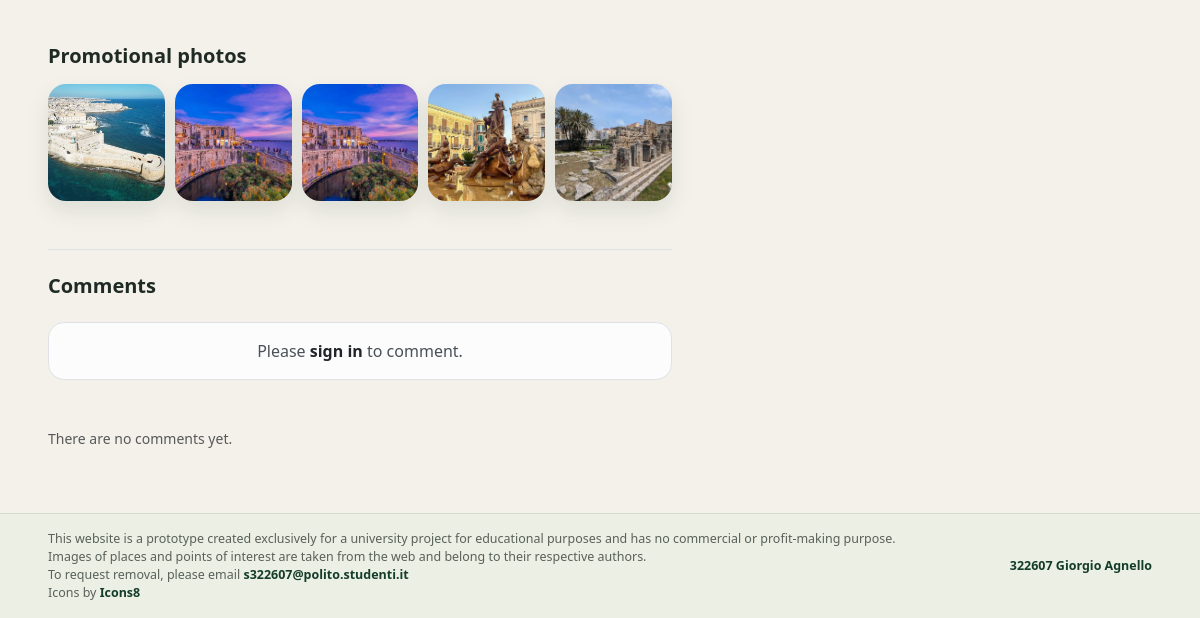
The page /tour/1 (lower part) on the database as committed earlier.
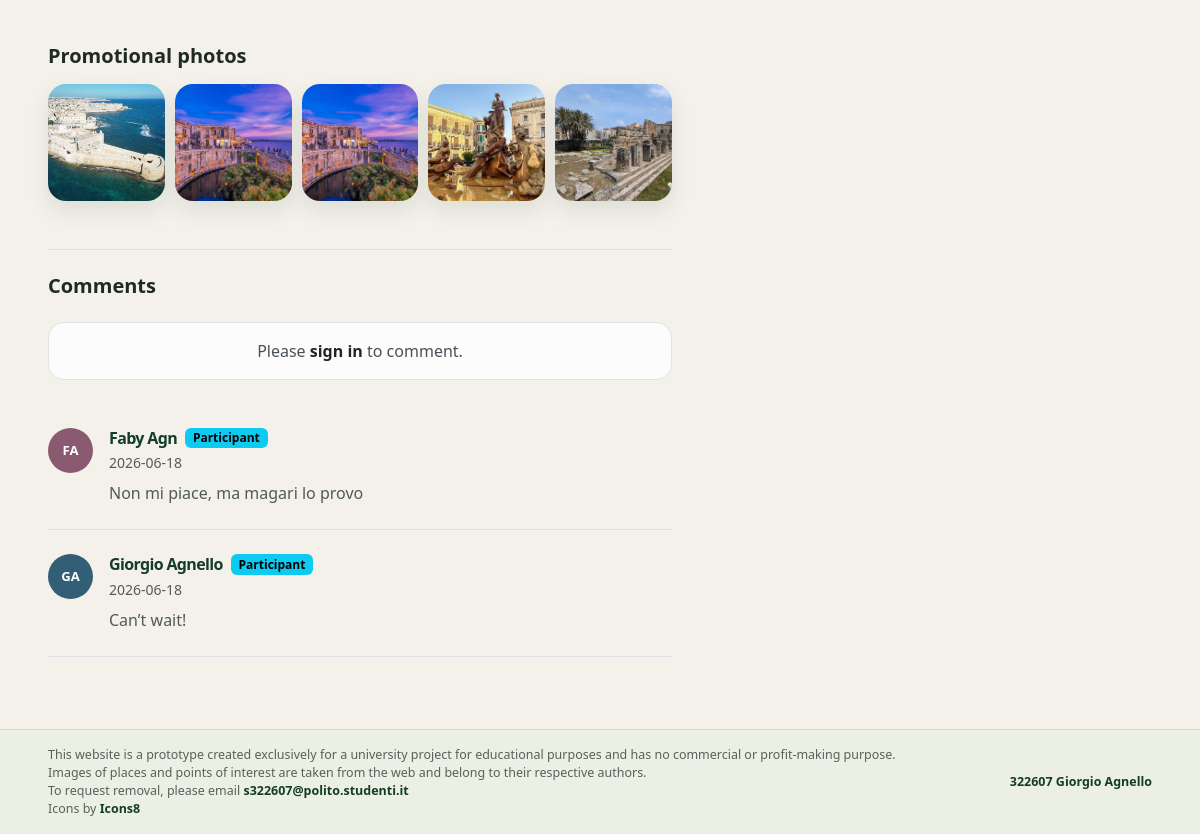
The same page on the database as committed later.
### tables this page shows
CREATE TABLE tour_photos (
    id INTEGER PRIMARY KEY AUTOINCREMENT,
    tour_id INTEGER NOT NULL,
    path TEXT NOT NULL,
    position INTEGER NOT NULL,
    FOREIGN KEY (tour_id) REFERENCES tours (id) ON DELETE CASCADE,
    UNIQUE (tour_id, position)
);

CREATE TABLE comments (
    id INTEGER PRIMARY KEY AUTOINCREMENT,
    tour_id INTEGER NOT NULL,
    user_id INTEGER NOT NULL,
    publication_date TEXT NOT NULL,
    text TEXT NOT NULL,
    FOREIGN KEY (tour_id) REFERENCES tours (id) ON DELETE CASCADE,
    FOREIGN KEY (user_id) REFERENCES users (id) ON DELETE CASCADE
);

CREATE TABLE users (
    id INTEGER PRIMARY KEY AUTOINCREMENT,
    first_name TEXT NOT NULL,
    last_name TEXT NOT NULL,
    email TEXT NOT NULL,
    password TEXT NOT NULL,
    role TEXT NOT NULL CHECK (role IN ('guide', 'participant')),
    languages TEXT,
    created_at TEXT NOT NULL DEFAULT CURRENT_TIMESTAMP,
    UNIQUE (email, role)
);

### app.py (the view)
@app.route("/tour/<int:id>")
def tour_detail(id):
    conn = get_db_connection()
    tour_row = get_tour_row(conn, id)
    if not tour_row:
        conn.close()
        abort(404)
    tour = enrich_tour(conn, tour_row)
    stops = get_stops(conn, id)
    photos = get_photos(conn, id)
    dates = upcoming_dates(conn, tour)
    comments = conn.execute(
        """
        SELECT comments.*, users.first_name, users.last_name, users.role
        FROM comments
        JOIN users ON users.id = comments.user_id
        WHERE comments.tour_id = ?
        ORDER BY comments.id DESC
        """,
        (id,),
    ).fetchall()
    conn.close()
    return render_template(
        "tour_detail.html",
        tour=tour,
        stops=stops,
        photos=photos,
        upcoming_dates=dates,
        comments=comments,
    )

### app.py (called while the page is built)
@app.context_processor
def inject_constants():
    return {
        "LANGUAGES": LANGUAGES,
        "WEEKDAYS": WEEKDAYS,
        "WEEKDAY_NAMES": WEEKDAY_NAMES,
        "DURATION_FILTERS": DURATION_FILTERS,
    }

def tour_datetime(tour_date, start_time):
    return dt.datetime.combine(tour_date, dt.time.fromisoformat(start_time))

def get_schedules(conn, tour_id):
    return conn.execute(
        "SELECT * FROM tour_schedule WHERE tour_id = ? ORDER BY weekday",
        (tour_id,),
    ).fetchall()

def format_schedule(schedules):
    return ", ".join(f"{WEEKDAY_NAMES[row['weekday']]} {row['start_time']}" for row in schedules)

def get_stops(conn, tour_id):
    return conn.execute(
        "SELECT * FROM tour_stops WHERE tour_id = ? ORDER BY position",
        (tour_id,),
    ).fetchall()

def get_photos(conn, tour_id):
    return conn.execute(
        "SELECT * FROM tour_photos WHERE tour_id = ? ORDER BY position",
        (tour_id,),
    ).fetchall()

def primary_photo(conn, tour_id):
    photo = conn.execute(
        "SELECT path FROM tour_photos WHERE tour_id = ? ORDER BY position LIMIT 1",
        (tour_id,),
    ).fetchone()
    return photo["path"] if photo else "/static/assets/img/trail-forest.jpg"

def tour_like_count(conn, tour_id):
    row = conn.execute(
        "SELECT COUNT(*) AS total FROM tour_likes WHERE tour_id = ?",
        (tour_id,),
    ).fetchone()
    return row["total"]

def tour_comment_count(conn, tour_id):
    row = conn.execute(
        "SELECT COUNT(*) AS total FROM comments WHERE tour_id = ?",
        (tour_id,),
    ).fetchone()
    return row["total"]

def current_user_liked(conn, tour_id):
    if not current_user.is_authenticated:
        return False
    row = conn.execute(
        "SELECT 1 FROM tour_likes WHERE tour_id = ? AND user_id = ?",
        (tour_id, current_user.id),
    ).fetchone()
    return row is not None

def get_tour_row(conn, tour_id):
    return conn.execute(
        """
        SELECT tours.*, users.first_name AS guide_first_name,
               users.last_name AS guide_last_name, users.email AS guide_email,
               users.languages AS guide_languages
        FROM tours
        JOIN users ON users.id = tours.guide_id
        WHERE tours.id = ?
        """,
        (tour_id,),
    ).fetchone()

def available_places(conn, tour, tour_date):
    return tour["max_participants"] - active_reserved_places(conn, tour["id"], tour_date)

### templates/tour_detail.html (shortened to what this page needs)
{% extends 'base.html' %}
{% block extra_css %}
<link href="{{ url_for('static', filename='assets/css/tour-detail.css') }}" rel="stylesheet">
{% endblock %}
{% block content %}
<main class="container-fluid px-3 px-lg-5 py-4 py-lg-5">
  <article>
    <div class="row g-5">
      <div class="col-lg-7">
        <section class="gallery-section mb-5" aria-labelledby="gallery-title">
          <h2 id="gallery-title" class="h5 fw-bold mb-3">Promotional photos</h2>
          <div class="tour-gallery">
            {% for photo in photos %}
              <button class="gallery-photo-button photo-viewer-trigger" type="button" data-bs-toggle="modal" data-bs-target="#photoModal" data-photo-index="{{ loop.index0 }}" aria-label="Open photo {{ loop.index }} of {{ tour.title }}">
                <img src="{{ photo.path }}" alt="Photo {{ loop.index }} of {{ tour.title }}">
              </button>
            {% endfor %}
          </div>
        </section>
        <section class="comments pt-4 border-top">
          <h2 class="h5 fw-bold mb-4">Comments</h2>
          {% if current_user.is_authenticated %}
            <form class="comment-form mb-5 p-4 bg-light rounded-4 border shadow-sm" action="{{ url_for('add_comment', id=tour.id) }}" method="POST">
              <label class="form-label small fw-bold" for="commentText">Add a comment</label>
              <textarea id="commentText" name="text" class="form-control rounded-4 border-0" rows="3" minlength="2" maxlength="600" required></textarea>
              <button type="submit" class="btn btn-dark rounded-pill px-4 mt-3">Post</button>
            </form>
          {% else %}
            <div class="alert alert-light border rounded-4 mb-5 text-center">
              Please
              <a href="{{ url_for('login', next=request.path) }}" class="fw-bold text-dark">sign in</a>
              to comment.
            </div>
          {% endif %}
          {% for comment in comments %}
            <article class="comment-item mb-4 pb-4 border-bottom d-flex gap-3">
              <div class="comment-avatar avatar-tone-{{ comment.user_id % 5 }} rounded-circle" aria-hidden="true">
                {{ comment.first_name[:1] }}{{ comment.last_name[:1] }}
              </div>
              <div>
                <div class="d-flex flex-wrap align-items-center gap-2 mb-1">
                  <h3 class="h6 fw-bold mb-0">{{ comment.first_name }} {{ comment.last_name }}</h3>
                  {% if comment.role == 'guide' %}
                    <span class="badge text-bg-success">Guide</span>
                  {% else %}
                    <span class="badge text-bg-info">Participant</span>
                  {% endif %}
                </div>
                <p class="small text-muted mb-2">{{ comment.publication_date }}</p>
                <p class="mb-0">{{ comment.text }}</p>
              </div>
            </article>
          {% else %}
            <p class="small text-muted">There are no comments yet.</p>
          {% endfor %}
        </section>
      </div>
      <aside class="col-lg-5">
      </aside>
    </div>
  </article>
</main>
{% endblock %}

### templates/base.html (shortened to what this page needs)
<!doctype html>
<html lang="en">
  <head>
    <link href="https://cdn.jsdelivr.net/npm/bootstrap@5.3.3/dist/css/bootstrap.min.css" rel="stylesheet">
    <link href="https://cdn.jsdelivr.net/npm/bootstrap-icons@1.11.3/font/bootstrap-icons.css" rel="stylesheet">
    <link href="{{ url_for('static', filename='assets/css/style.css') }}" rel="stylesheet">
    {% block extra_css %}{% endblock %}
  </head>
  <body>
    {% block content %}{% endblock %}
    <footer class="site-footer">
      <div class="container-fluid px-3 px-lg-5 py-3">
        <div class="footer-content">
          <div class="footer-disclaimer">
            <p class="mb-0">This website is a prototype created exclusively for a university project for educational purposes and has no commercial or profit-making purpose.</p>
            <p class="mb-0">Images of places and points of interest are taken from the web and belong to their respective authors.</p>
            <p class="mb-0">To request removal, please email <a href="mailto:s322607@polito.studenti.it" target="_blank" rel="noopener noreferrer">s322607@polito.studenti.it</a></p>
            <p class="mb-0">Icons by <a href="https://icons8.com/" target="_blank" rel="noopener noreferrer">Icons8</a></p>
          </div>
          <p class="footer-owner mb-0"><a href="https://www.linkedin.com/in/giorgioagnello/" target="_blank" rel="noopener noreferrer">322607 Giorgio Agnello</a></p>
        </div>
      </div>
    </footer>
  </body>
</html>

### static/assets/css/style.css (style rules this page uses)
:root { --brand-green: #1f5f3b; --brand-green-dark: #143d29; --page-bg: #f4f1ea; --surface: #ffffff; --text-main: #1f2a24; --soft-shadow: 0 18px 45px rgba(20, 61, 41, 0.16); }
body { display: flex; flex-direction: column; min-height: 100vh; background-color: var(--page-bg); color: var(--text-main); font-family: system-ui, -apple-system, BlinkMacSystemFont, "Segoe UI", sans-serif; }
a { text-decoration: none; }
.site-footer { margin-top: auto; color: rgba(31, 42, 36, 0.72); border-top: 1px solid rgba(31, 95, 59, 0.12); background: rgba(232, 238, 226, 0.64); font-size: 0.78rem; }
.site-footer a { color: var(--brand-green-dark); font-weight: 700; }
.footer-content { display: flex; align-items: flex-start; justify-content: space-between; gap: 24px; }
.footer-disclaimer { max-width: 920px; line-height: 1.45; }
.footer-owner { align-self: center; flex-shrink: 0; color: var(--brand-green-dark); font-weight: 700; text-align: right; }

### static/assets/css/tour-detail.css (style rules this page uses)
.photo-viewer-trigger { display: block; padding: 0; border: 0; background: transparent; cursor: zoom-in; }
.tour-gallery { display: grid; grid-template-columns: repeat(5, minmax(0, 1fr)); gap: 10px; }
.tour-gallery img { width: 100%; aspect-ratio: 1 / 1; object-fit: cover; transition: transform 180ms ease; }
.gallery-photo-button { border-radius: 18px; box-shadow: 0 10px 22px rgba(20, 61, 41, 0.1); overflow: hidden; }
.comment-avatar { display: inline-flex; align-items: center; justify-content: center; flex-shrink: 0; width: 45px; height: 45px; color: var(--surface); font-size: 0.82rem; font-weight: 850; }
.avatar-tone-2 { background: #335f76; }
.avatar-tone-3 { background: #8a5b70; }
.tour-content h2, .tour-content h3, .comments h3 { color: var(--brand-green-dark); font-weight: 800; letter-spacing: -0.04rem; }
.tour-content p, .comments p, .tour-content li { color: #4f5b53; }

Rows that differ between the two databases and show on the page:
added comments: first_name "F", last_name "A", first_name "Faby", last_name "Agn", publication_date "2026-06-18", text "Non mi piace, ma magari lo provo"
added comments: first_name "G", last_name "A", first_name "Giorgio", last_name "Agnello", publication_date "2026-06-18", text "Can’t wait!"
Other text that changed with them:
text no longer shown: "There are no comments yet."
